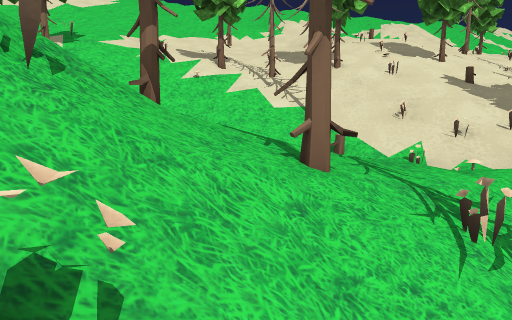
[1] (above)

19 first-person views from a walk through a 3-D level made in the Unity game engine. The camera is 1.3 m above the floor, tilts 8° down and sees 75° across. Doors are open. The floor is counted in squares, 1 m on a side. Each view is taken from the middle of a square. On the plan, view 1 faces up. The plan holds only what a view shows up to about 14 squares ahead; the rest is blank. The place goes on beyond the plan. Some animated figures are left out. Some surface patterns are stand-ins.

[2]
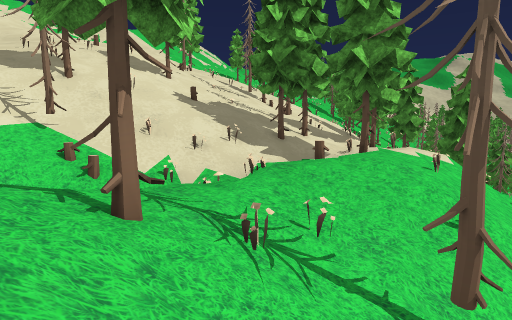

[3]
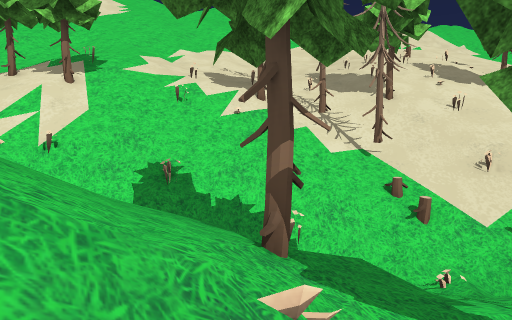

[4]
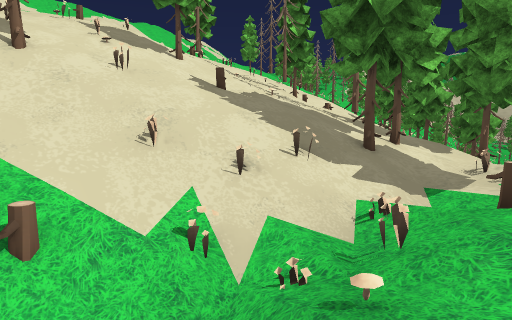

[5]
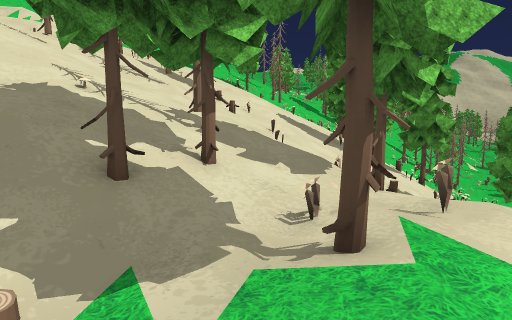

[6]
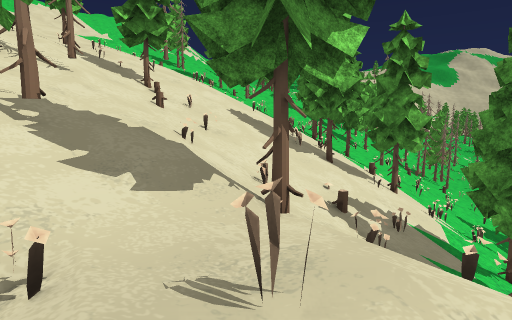

[7]
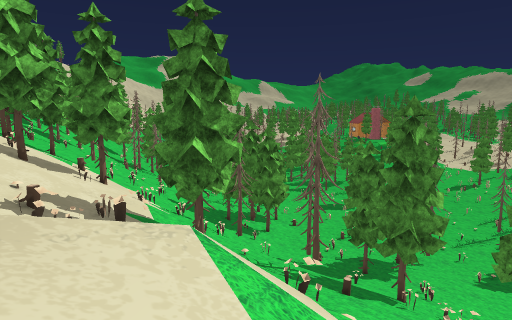

[8]
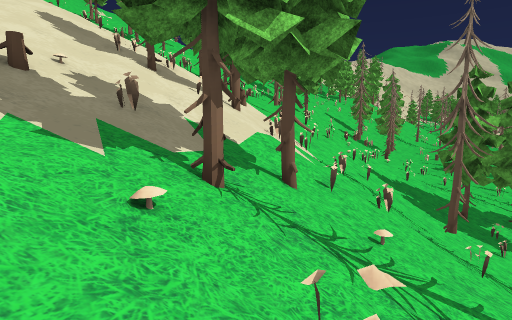

[9]
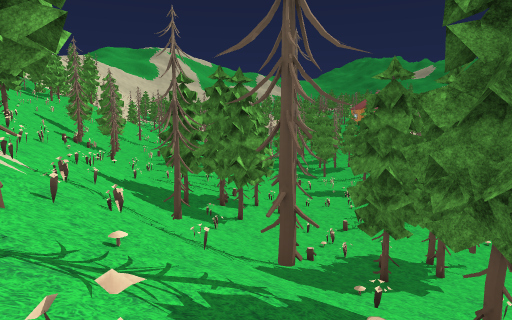

[10]
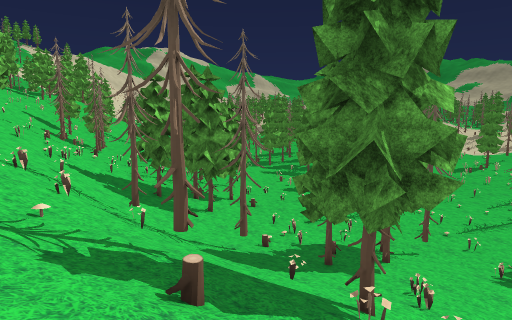

[11]
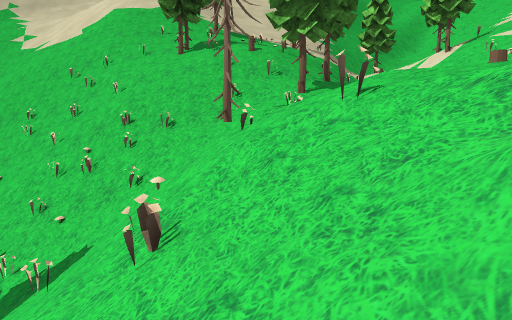

[12]
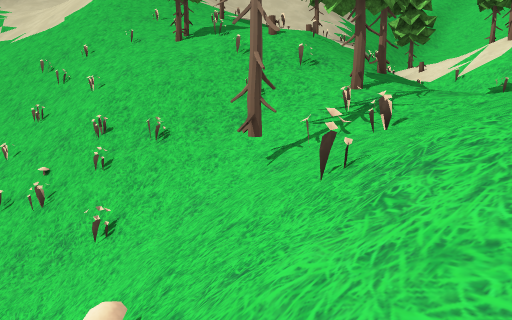

[13]
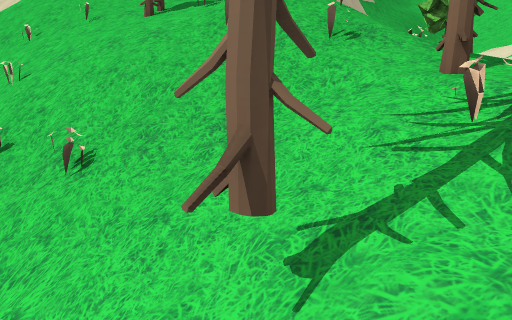

[14]
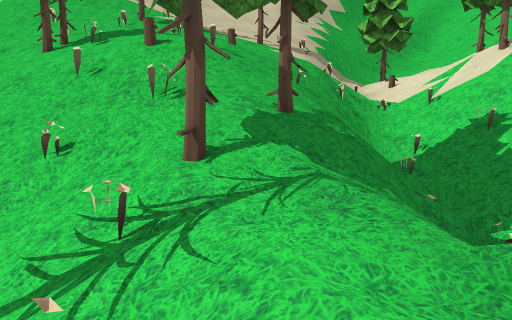

[15]
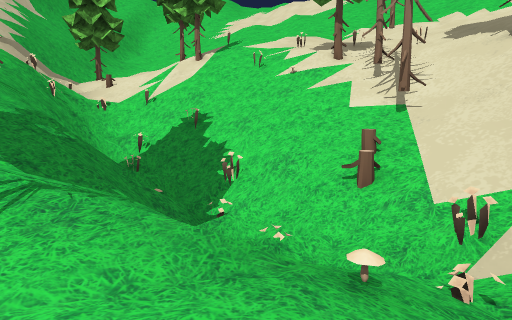

[16]
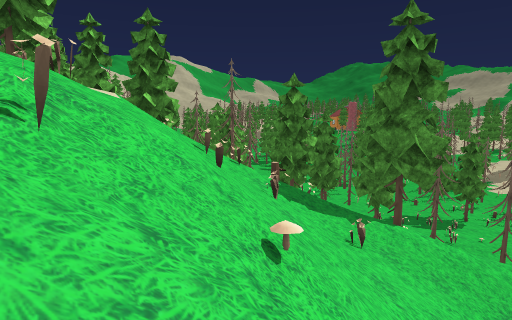

[17]
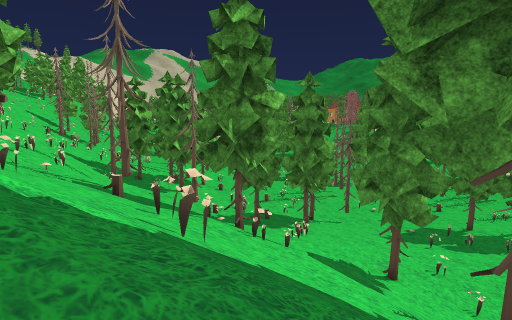

[18]
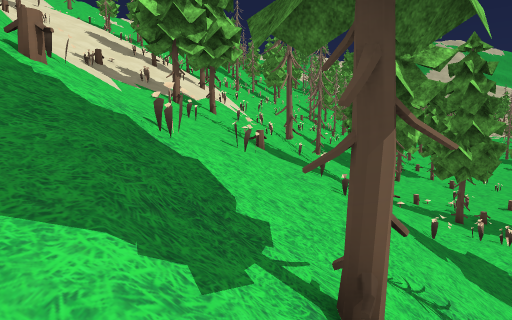

[19]
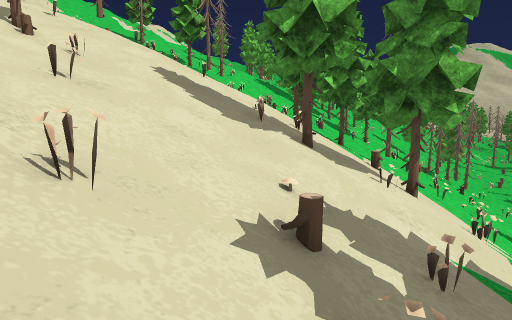

### Floor plan
Key: @ floor where view 1 was taken; # wall or solid block; x gap in a wall; . main floor; - floor 0.5 m lower than the main floor; _ floor 8.5 m lower than the main floor; < floor 9.25 m lower than the main floor; ( floor 9.75 m lower than the main floor; ! floor 10 m lower than the main floor; / step, stairs or slope; = window, fence, low wall or low ledge; v drop or lower ground; O other object.
Columns run from 9 left of view 1 to 35 right of it. Each row starts with its distance up from view 1.
 20           //////=// ////////  ///////
 19          /=//O//O//O//////O// //=/////
 18        O/////OO////////////////////////
 17       /O/////////////////////////////=/
 16 O///=/O//OO////==////O////////=/////=O=
 15 ///////////////////O////////////////O////
 14 ///////////OO///////////////////////O////O
 13 ///////////////////////OO/////////////O/ //
 12 ////=///////////////O////////=///O///=OO/////
 11  ///////=///////==//O/O/////////O////////////
 10 /=/x/=/O//////=/////O/O/////////O//////=/=///
  9 vvv= //=////////////////-/OO///=/=//////////
  8 / /=//=#// ///O==///-/=----=/////////////=//
  7 ///=//////////O///O/-OO.=//= //////O/////////
  6  //////O////.-./......./=//v=///OO/O/=/=/////
  5   /////O////-////.../.-//- =///O//////////OO/
  4    /=/////O//=//////////////////////O////////
  3     ///=/////=//////=//////O////=//////=/////
  2    =O///////////////////=//////////O///  ///
  1   //////==///O///////=//=/#=///////O/// ///O
  0  /////#//@///////O////////=////////////////O
 -1  //=///////////////////=//O///=///////=/O///
 -2 OO////////=/////  //////////=////=/OO///////
 -3 OOO/////////=/////=////=////////=/ /O/////OO
 -4 //////////=//////// ///////////////==/////(!
 -5 ////////#/////////   ////////////////_==/((!
 -6 /=///=//=O=/O////     /////OO////////////(//O
 -7 /////// ==////=       ////     ////O/<///!/!

Where each view was taken, in squares from view 1:
view 1: 0 up, 0 right, facing up
view 2: 0 up, 1 left, facing up-right
view 3: 2 up, 2 left, facing up
view 4: 6 up, 2 right, facing up-right
view 5: 5 up, 9 right, facing up-right
view 6: 5 up, 13 right, facing up-right
view 7: 4 up, 13 right, facing right
view 8: 2 up, 21 right, facing up-right
view 9: 2 up, 21 right, facing right
view 10: 0 up, 20 right, facing right
view 11: 2 up, 16 right, facing left
view 12: 1 up, 11 right, facing left
view 13: 1 up, 6 right, facing left
view 14: 5 up, 6 right, facing left
view 15: 5 up, 6 right, facing up-left
view 16: 0 up, 5 right, facing right
view 17: 3 down, 15 right, facing right
view 18: 7 down, 16 right, facing up-right
view 19: 8 up, 19 right, facing up-right
